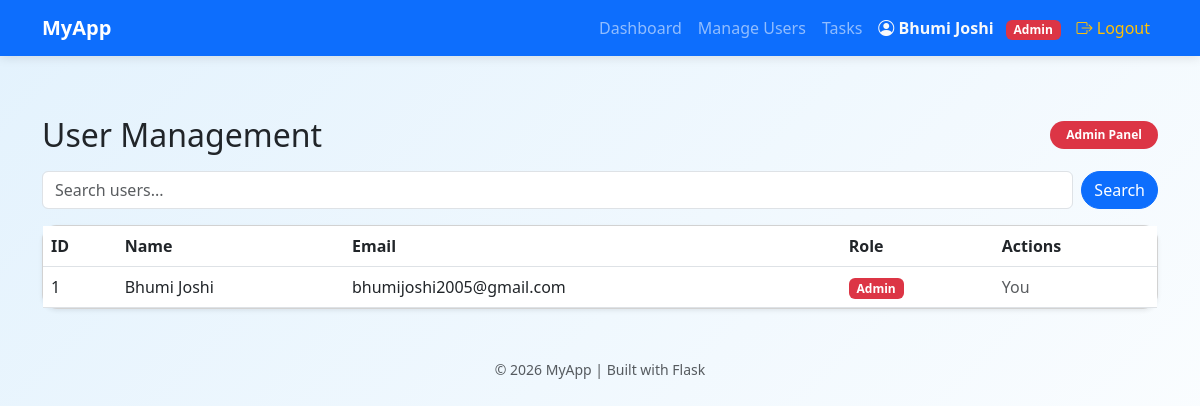
The app's page /users (signed in) with its own data.
### tables this page shows
CREATE TABLE users (
    id INTEGER PRIMARY KEY AUTOINCREMENT,
    name TEXT NOT NULL,
    email TEXT NOT NULL UNIQUE,
    password TEXT NOT NULL,
    role TEXT NOT NULL CHECK(role IN ('Admin', 'Member'))
);

### routes/web.py (the view)
@web_bp.route("/users")
@login_required
@role_required("Admin")
def manage_users():
    page = int(request.args.get("page", 1))
    per_page = 5
    offset = (page - 1) * per_page
    search = request.args.get("q", "").strip()
    filters = []
    params = []
    if search:
        filters.append("(name LIKE ? OR email LIKE ?)")
        params.extend([f"%{search}%", f"%{search}%"])
    where_clause = "WHERE " + " AND ".join(filters) if filters else ""
    total = query_one(f"""
        SELECT COUNT(*) as count FROM users {where_clause}
    """, tuple(params))["count"]
    users = query_all(f"""
        SELECT id, name, email, role
        FROM users
        {where_clause}
        ORDER BY id DESC
        LIMIT ? OFFSET ?
    """, tuple(params + [per_page, offset]))
    total_pages = (total + per_page - 1) // per_page
    return render_template(
        "users.html",
        users=users,
        current_page=page,
        total_pages=total_pages,
        search=search,
    )

### db.py (called while the page is built)
def get_db():
    if "db" not in g:
        g.db = sqlite3.connect(current_app.config["DATABASE_PATH"])
        g.db.row_factory = sqlite3.Row
        g.db.execute("PRAGMA foreign_keys = ON")
    return g.db

def query_all(sql, params=()):
    return get_db().execute(sql, params).fetchall()

def query_one(sql, params=()):
    return get_db().execute(sql, params).fetchone()

### routes/auth.py (called while the page is built)
def login_required(view_func):
    @wraps(view_func)
    def wrapper(*args, **kwargs):
        if "user_id" not in session:
            flash("Please login first.", "warning")
            return redirect(url_for("auth.user_login"))
        return view_func(*args, **kwargs)
    return wrapper

def role_required(*roles):
    def decorator(view_func):
        @wraps(view_func)
        def wrapper(*args, **kwargs):
            if session.get("role") not in roles:
                flash("You are not authorized.", "danger")
                return redirect(url_for("web.dashboard"))
            return view_func(*args, **kwargs)
        return wrapper
    return decorator

### templates/users.html (shortened to what this page needs)
{% extends "base.html" %}
{% block content %}
<div class="d-flex justify-content-between align-items-center mb-3">
    <h2 class="section-title mb-0">User Management</h2>
    <span class="badge bg-danger rounded-pill px-3 py-2">Admin Panel</span>
</div>
{% if session.get('role') != 'Admin' %}
    <div class="alert alert-danger text-center">
        You are not authorized to view this page.
    </div>
{% else %}
<form method="GET" class="mb-3 d-flex gap-2">
    <input type="text" name="q" value="{{ search }}"
           class="form-control" placeholder="Search users...">
    <button class="btn btn-primary">Search</button>
</form>
<div class="card shadow-sm">
    <div class="table-responsive">
        <table class="table table-hover mb-0">
            <thead>
                <tr>
                    <th>ID</th>
                    <th>Name</th>
                    <th>Email</th>
                    <th>Role</th>
                    <th>Actions</th>
                </tr>
            </thead>
            <tbody>
                {% for user in users %}
                <tr>
                    <td>{{ user.id }}</td>
                    <td>{{ user.name }}</td>
                    <td>{{ user.email }}</td>
                    <td>
                        <span class="badge
                            {% if user.role == 'Admin' %}bg-danger
                            {% else %}bg-primary{% endif %}">
                            {{ user.role }}
                        </span>
                    </td>
                    <td>
                        {% if user.id != session.get('user_id') %}
                            <form method="POST"
                                  action="{{ url_for('web.delete_user', id=user.id) }}"
                                  class="d-inline"
                                  onsubmit="return confirm('Delete this user?');">
                                <button class="btn btn-sm btn-outline-danger">Delete</button>
                            </form>
                            <form method="POST"
                                  action="{{ url_for('web.toggle_role', id=user.id) }}"
                                  class="d-inline">
                                {% if user.role == 'Admin' %}
                                    <button class="btn btn-sm btn-outline-warning">Make Member</button>
                                {% else %}
                                    <button class="btn btn-sm btn-outline-success">Make Admin</button>
                                {% endif %}
                            </form>
                            <form method="POST"
                                  action="{{ url_for('web.reset_password', id=user.id) }}"
                                  class="d-inline"
                                  onsubmit="return confirm('Reset password to 123456?');">
                                <button class="btn btn-sm btn-outline-dark">Reset</button>
                            </form>
                        {% else %}
                            <span class="text-muted">You</span>
                        {% endif %}
                    </td>
                </tr>
                {% else %}
                <tr>
                    <td colspan="5" class="text-center text-muted">
                        No users found.
                    </td>
                </tr>
                {% endfor %}
            </tbody>
        </table>
    </div>
</div>
{% endif %}
{% endblock %}

### templates/base.html (shortened to what this page needs)
<!DOCTYPE html>
<html lang="en">
<head>
    <link href="https://cdn.jsdelivr.net/npm/bootstrap@5.3.0/dist/css/bootstrap.min.css" rel="stylesheet">
    <link href="https://cdn.jsdelivr.net/npm/bootstrap-icons@1.11.1/font/bootstrap-icons.css" rel="stylesheet">
</head>
<body>
<nav class="navbar navbar-expand-lg navbar-dark bg-primary">
    <div class="container">
        <a class="navbar-brand fw-bold" href="/">MyApp</a>
        <div class="collapse navbar-collapse" id="navBar">
            <ul class="navbar-nav ms-auto">
                {% if session.get('user_id') %}
                    {% if session.get('role') == 'Admin' %}
                        <li class="nav-item">
                            <a class="nav-link" href="{{ url_for('web.dashboard') }}">Dashboard</a>
                        </li>
                        <li class="nav-item">
                            <a class="nav-link" href="{{ url_for('web.manage_users') }}">Manage Users</a>
                        </li>
                        <li class="nav-item">
                            <a class="nav-link" href="{{ url_for('web.tasks') }}">Tasks</a>
                        </li>
                    {% endif %}
                    <li class="nav-item">
                        <span class="nav-link text-light fw-semibold">
                            <i class="bi bi-person-circle"></i>
                            {{ session.get('user_name') }}
                            <span class="badge ms-2
                                {% if session.get('role') == 'Admin' %}
                                    bg-danger
                                {% else %}
                                    bg-success
                                {% endif %}">
                                {{ session.get('role') }}
                            </span>
                        </span>
                    </li>
                    <li class="nav-item">
                        <a class="nav-link text-warning" href="{{ url_for('auth.logout') }}">
                            <i class="bi bi-box-arrow-right"></i> Logout
                        </a>
                    </li>
                {% endif %}
            </ul>
        </div>
    </div>
</nav>
<div class="container auth-page">
    {% block content %}{% endblock %}
</div>
<footer class="text-center mt-5 mb-3 text-muted">
    <small>© 2026 MyApp | Built with Flask</small>
</footer>
</body>
</html>

### templates/base.html (style rules this page uses)
body { background: linear-gradient(135deg, #e3f2fd, #ffffff); min-height: 100vh; }
.navbar { box-shadow: 0 2px 10px rgba(0,0,0,0.1); }
.card { border-radius: 15px; }
.btn { border-radius: 30px; }
.auth-page { margin-top: 60px; }

### records on screen
users: get "Bhumi Joshi", get "Admin", id "1", name "Bhumi Joshi", email "bhumijoshi2005@gmail.com", role "Admin", shows "You"
